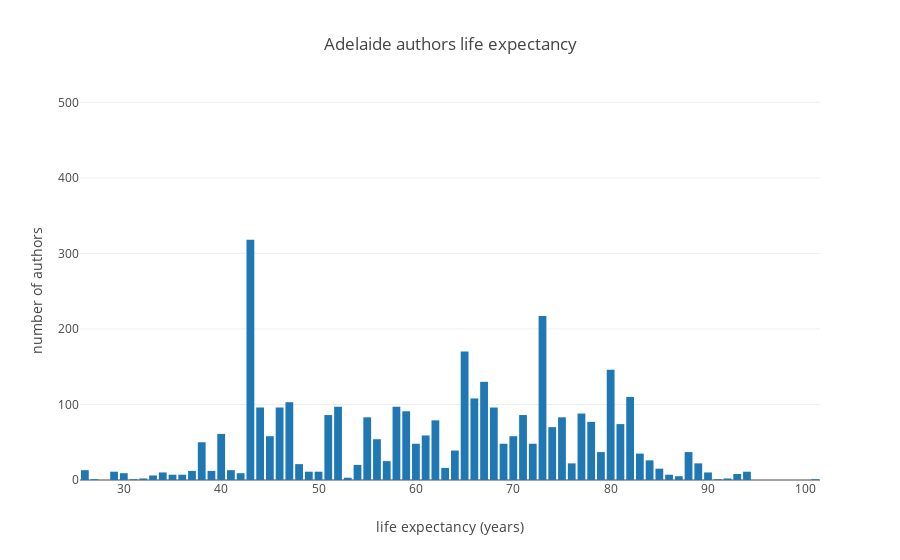

The notebook cell saved with this chart:
### Markdown cell above
Visualization can be done with multiple tools, here we use plotly.

### Code cell
data = [
    go.Bar(
        x=list(age_frequency.keys()),
        y=list(age_frequency.values()),
    )
]

layout = go.Layout(
    title="Adelaide authors life expectancy",
    xaxis=dict(
        title='life expectancy (years)',
    ),
    yaxis=dict(
        title='number of authors',
    ),
)
fig = go.Figure(data=data, layout=layout)
iplot(fig)

### Figure 1 — Plotly figure (JSON) as saved in the notebook; plotly's stock layout.template omitted (floating-point values rounded to 4 significant figures)
{"data": [{"type": "bar", "x": [62, 65, 42, 43, 74, 56, 84, 52, null, 47, 33, 63, 90, 82, 46, 88, 44, 68, 61, 39, 73, 60, 78, 38, 69, 51, 54, 80, 58, 67, 66, 71, 45, 64, 75, 55, 81, 41, 77, 40, 34, 89, 57, 59, 49, 72, 37, 30, 70, 83, 93, 85, 36, 48, 26, 79, 53, 94, 76, 29, 32, 35, 86, 91, 50, 87, 92, 31, 101, 27], "y": [79, 170, 9, 318, 70, 54, 26, 97, 478, 103, 6, 16, 10, 110, 96, 37, 96, 96, 59, 12, 217, 48, 77, 50, 48, 86, 20, 146, 97, 130, 108, 86, 58, 39, 83, 83, 74, 13, 88, 61, 10, 22, 25, 91, 11, 48, 12, 9, 58, 35, 8, 15, 7, 21, 13, 37, 3, 11, 22, 11, 2, 7, 7, 1, 11, 5, 2, 1, 1, 1]}], "layout": {"title": "Adelaide authors life expectancy", "xaxis": {"title": "life expectancy (years)"}, "yaxis": {"title": "number of authors"}}}
